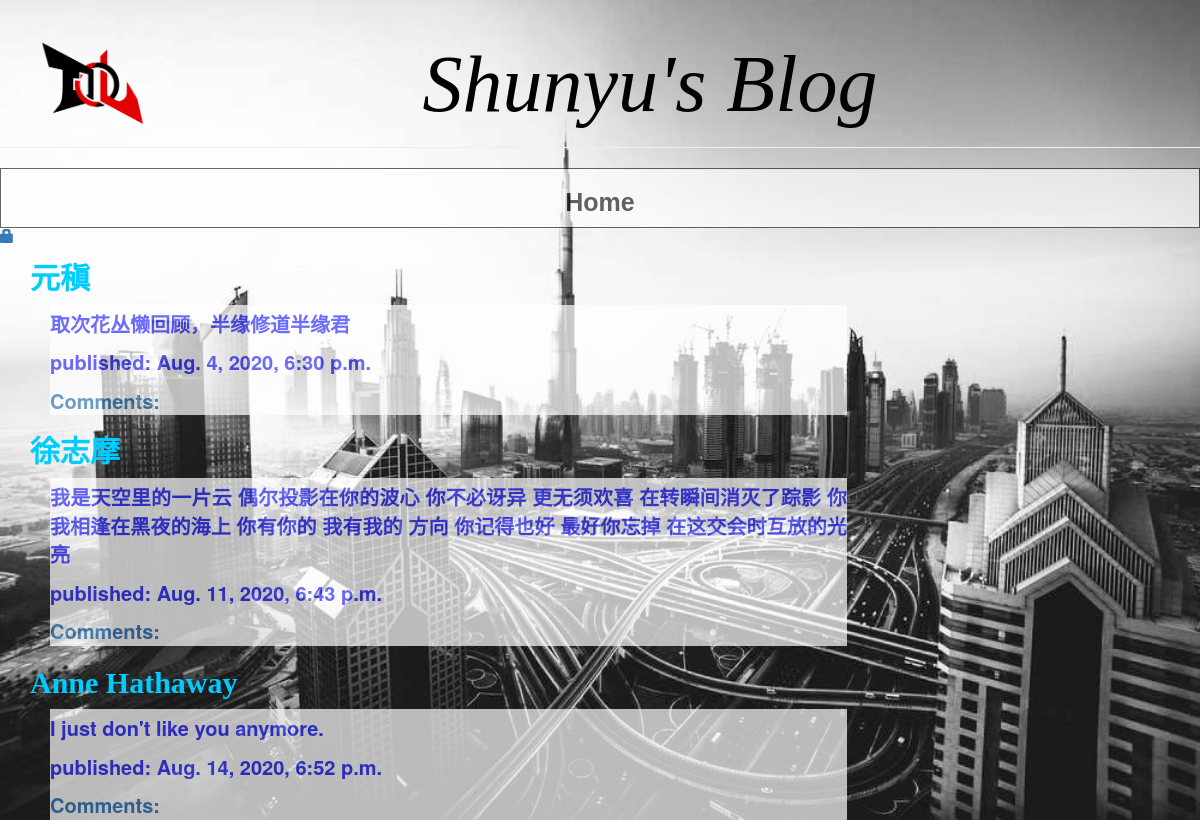
The app's page /, older data.
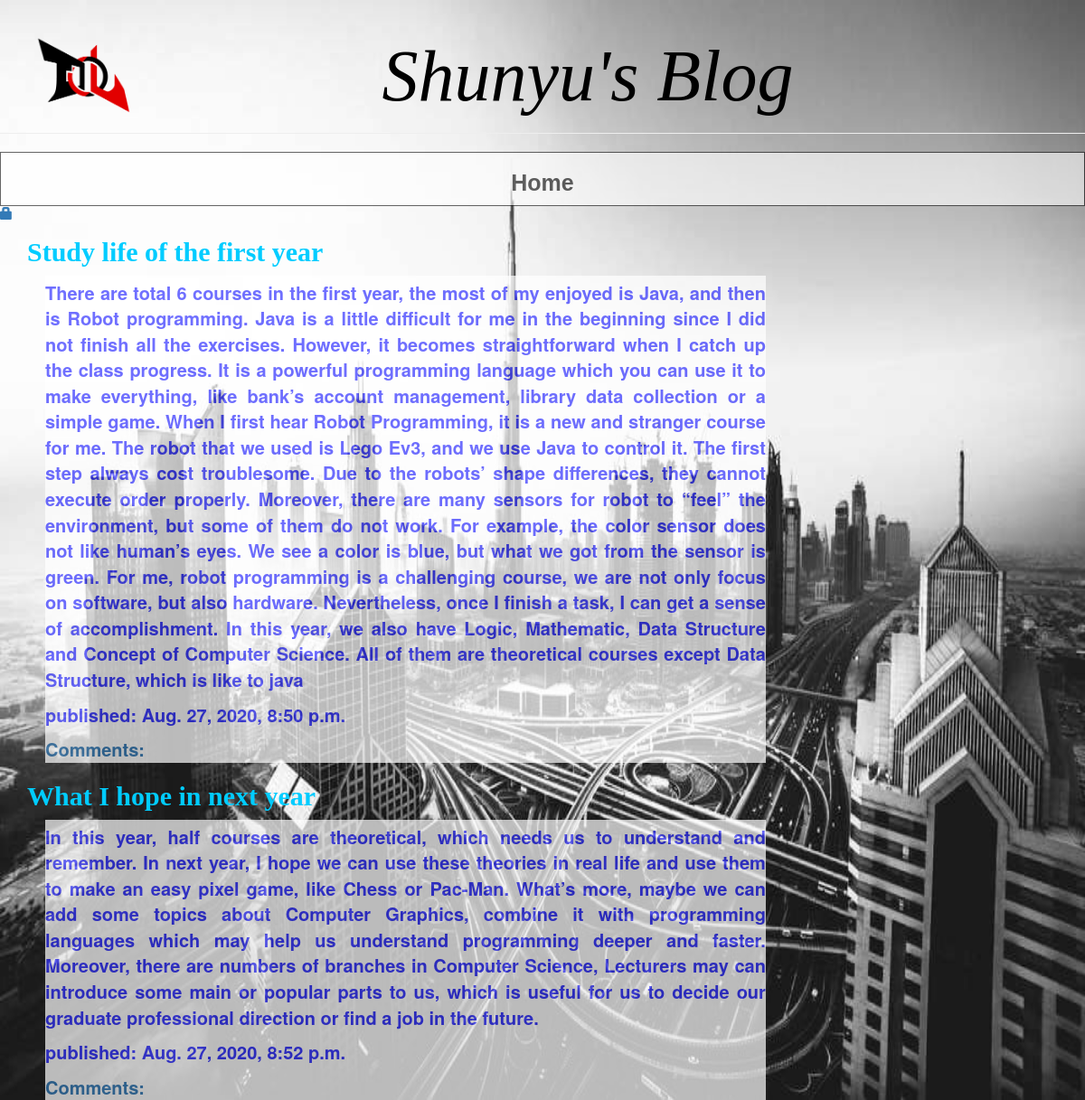
The same page, newer data.
### blog/models.py (models this page shows, shortened)
class Post(models.Model):
    author = models.ForeignKey(settings.AUTH_USER_MODEL, on_delete=models.CASCADE)
    title = models.CharField(max_length=200)
    text = models.TextField()
    created_date = models.DateTimeField(default=timezone.now)
    published_date = models.DateTimeField(blank=True, null=True)

### blog/views.py (the view)
# urls.py: path('', views.post_list, name='post_list'),
def post_list(request):
    posts = Post.objects.filter(published_date__lte=timezone.now()).order_by('published_date')
    return render(request, 'blog/post_list.html', {'posts': posts})

### blog/templates/blog/post_list.html
{% extends 'blog/base.html' %}
    {% block content %}
        <div style="width:85%; Border:none; text-align:left">
        {% for post in posts %}
            <div>
                <h2><a href="{% url 'post_detail' pk=post.pk %}" style="color:#00CCFF; font-family:Times New Roman; font-weight:bold ">{{ post.title }}</a></h2>
                <div style="Border:0px; width:125%; background-color:#FFFFFF; opacity:0.7; color:#3333FF; font-size:20px; font-weight:bold; text-align:justify; margin-left:20px; padding-top:5px">
                <p>{{ post.text|linebreaksbr }} </p>
                <p>published: {{ post.published_date }}</p>
                <a href="{% url 'post_detail' pk=post.pk %}">Comments: {{ post.approved_comments.count }}</a>
                </div>
            </div>
        {% endfor %}
    {% endblock %}

### blog/templates/blog/base.html (shortened to what this page needs)
{% load static %}
<html>
    <head>
        <link rel="stylesheet" href="//maxcdn.bootstrapcdn.com/bootstrap/3.2.0/css/bootstrap.min.css">
        <link rel="stylesheet" href="//maxcdn.bootstrapcdn.com/bootstrap/3.2.0/css/bootstrap-theme.min.css">
    </head>
    <body style="background-image: url({% static 'img01.jpg' %});
        background-size:100% 100%; background-repeat : no-repeat; background-attachment:fixed;">
        <div style="background: url({% static 'dl.png' %});background-size:110px 110px; background-repeat:no-repeat; background-position:40px -10px;">
        <div class="page-header">
            <div style="width:100%; Border:none; text-align:center">
                <h1><div style="color:#000000; font-family:Impact; font-size:80px;
                font-style:italic; padding-left:100px;">Shunyu's Blog</h1>
                </div>
            </div>
            <div style="width:100%; Border:1px solid #000; background-color:#FFFFFF;text-align:center;opacity:0.6">
            <h1><a href="/" style="color:#000000; font-family:Arial; font-weight:bold; font-size:25px;">Home</a></h1>
            </div>
            {% if user.is_authenticated %}
                <a href="{% url 'post_new' %}" style="color:#ccc333" class="top-menu"><span class="glyphicon glyphicon-plus"></span></a>
                <a href="{% url 'post_draft_list' %}" class="top-menu"><span class="glyphicon glyphicon-edit"></span></a>
                <p class="top-menu" style="color:#000; font-size:15px; padding-left:50px">Hello {{ user.username }} <small>(<a href="{% url 'logout' %}">Log out</a>)</small></p>
            {% else %}
                <a href="{% url 'login' %}" class="top-menu"><span class="glyphicon glyphicon-lock"></span></a>
            {% endif %}
        </div>
        <div class="content container">
            <div class="row">
                <div class="col-md-8">
                    {% block content %}
                    {% endblock %}
                </div>
            </div>
        </div>
    </body>
</html>

Row changes from the older to the newer data that the page shows:
removed Post: title "元稹", text "取次花丛懒回顾，半缘修道半缘君", published_date "Aug. 4, 2020, 6:30 p.m."
removed Post: title "徐志摩", text "我是天空里的一片云 偶尔投影在你的波心 你不必讶异 更无须欢喜 在转瞬间消灭了踪影 你我相逢在黑夜的海上 你有你的 我有我的 方向 你记得也好 最好你忘掉 在这交会时互放的光亮", published_date "Aug. 11, 2020, 6:43 p.m."
removed Post: title "Anne Hathaway", text "I just don't like you anymore.", published_date "Aug. 14, 2020, 6:52 p.m."
added Post: title "Study life of the first year", text "There are total 6 courses in the first year, the most of my enjoyed is Java, and then is Robot programming. Java is a little difficult for me in the beginning since I did not finish all the exercises. However, it becomes straightforward when I catch up the class progress. It is a powerful programming language which you can use it to make everything, like bank’s account management, library data collection or a simple game. When I first hear Robot Programming, it is a new and stranger course for me. The robot that we used is Lego Ev3, and we use Java to control it. The first step always cost troublesome. Due to the robots’ shape differences, they cannot execute order properly. Moreover, there…", published_date "Aug. 27, 2020, 8:50 p.m."
added Post: title "What I hope in next year", text "In this year, half courses are theoretical, which needs us to understand and remember. In next year, I hope we can use these theories in real life and use them to make an easy pixel game, like Chess or Pac-Man. What’s more, maybe we can add some topics about Computer Graphics, combine it with programming languages which may help us understand programming deeper and faster. Moreover, there are numbers of branches in Computer Science, Lecturers may can introduce some main or popular parts to us, which is useful for us to decide our graduate professional direction or find a job in the future.", published_date "Aug. 27, 2020, 8:52 p.m."
